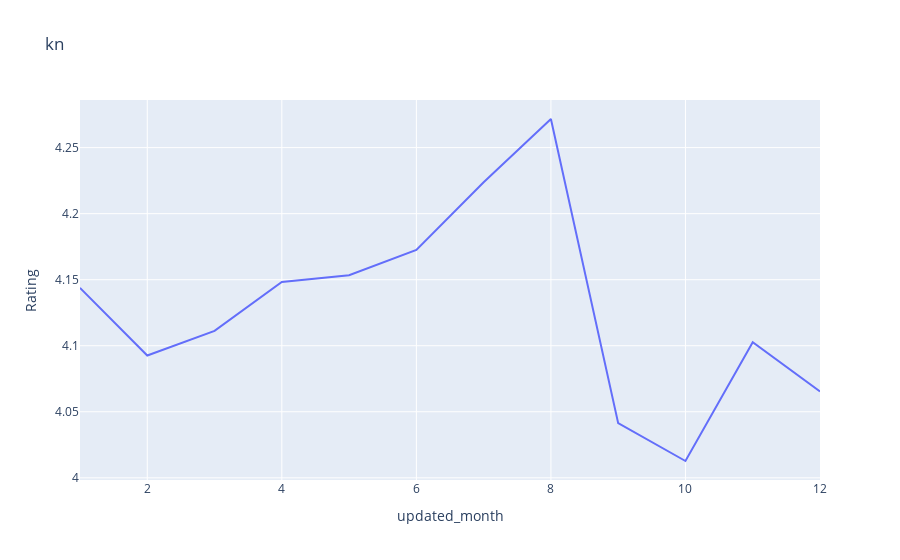

The cell this chart's notebook holds for it:
### Code cell
#Import the plotly libraries
fig=px.line(res, x="updated_month",y="Rating",title="kn")
fig.show()

### Figure 1 — Plotly figure (JSON) as saved in the notebook; plotly's stock layout.template omitted (floating-point values rounded to 4 significant figures)
{"data": [{"hovertemplate": "updated_month=%{x}<br>Rating=%{y}<extra></extra>", "legendgroup": "", "line": {"color": "#636efa", "dash": "solid"}, "mode": "lines", "name": "", "orientation": "v", "showlegend": false, "type": "scatter", "x": [1, 2, 3, 4, 5, 6, 7, 8, 9, 10, 11, 12], "xaxis": "x", "y": [4.144, 4.093, 4.111, 4.148, 4.153, 4.173, 4.224, 4.272, 4.041, 4.013, 4.103, 4.065], "yaxis": "y"}], "layout": {"legend": {"tracegroupgap": 0}, "title": {"text": "kn"}, "xaxis": {"anchor": "y", "domain": [0, 1], "title": {"text": "updated_month"}}, "yaxis": {"anchor": "x", "domain": [0, 1], "title": {"text": "Rating"}}}}
